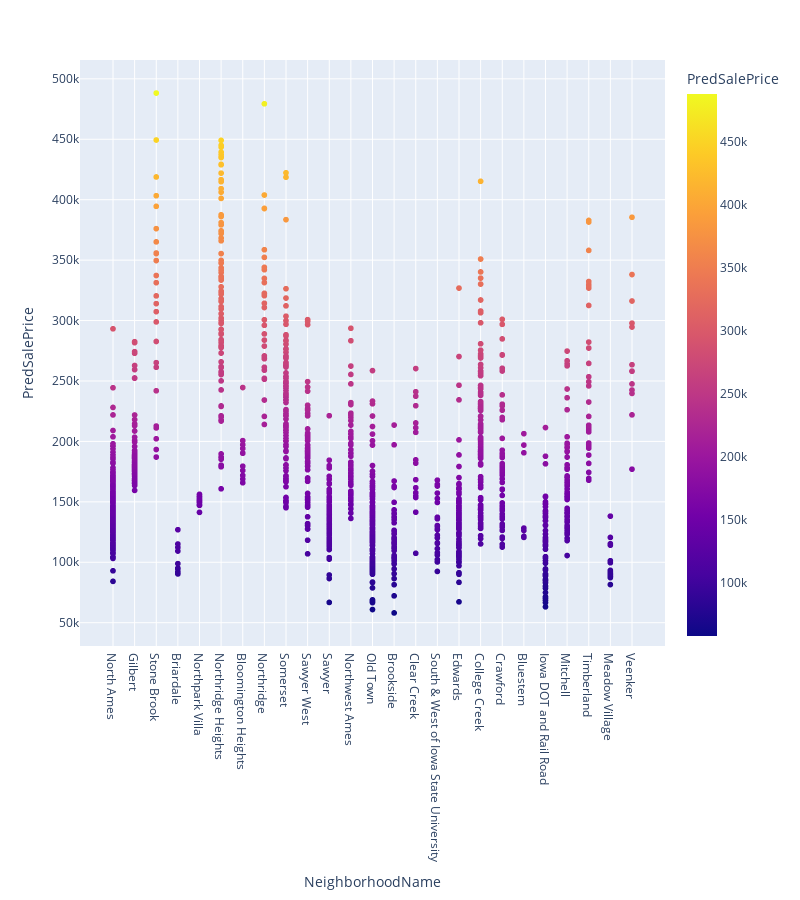

The code cell stored with this chart in its notebook:
### Code cell
fig = px.scatter(X_test_for_pred, x="NeighborhoodName", y="PredSalePrice", color="PredSalePrice", 
                 width=800, height=900, hover_data=['PredSalePrice'])
fig.show()

### Figure 1 — Plotly figure (JSON) as saved in the notebook; plotly's stock layout.template omitted (floating-point values rounded to 4 significant figures; data arrays with more than 128 entries replaced by an {"elided": "..."} marker saying what was removed)
{"data": [{"customdata": {"elided": "1459x1 float values"}, "hovertemplate": "NeighborhoodName=%{x}<br>PredSalePrice=%{marker.color}<extra></extra>", "legendgroup": "", "marker": {"color": {"elided": "1459 float values"}, "coloraxis": "coloraxis", "symbol": "circle"}, "mode": "markers", "name": "", "showlegend": false, "type": "scattergl", "x": {"elided": "1459 str values"}, "xaxis": "x", "y": {"elided": "1459 float values"}, "yaxis": "y"}], "layout": {"coloraxis": {"colorbar": {"title": {"text": "PredSalePrice"}}, "colorscale": [[0, "#0d0887"], [0.1111, "#46039f"], [0.2222, "#7201a8"], [0.3333, "#9c179e"], [0.4444, "#bd3786"], [0.5556, "#d8576b"], [0.6667, "#ed7953"], [0.7778, "#fb9f3a"], [0.8889, "#fdca26"], [1, "#f0f921"]]}, "height": 900, "legend": {"tracegroupgap": 0}, "margin": {"t": 60}, "width": 800, "xaxis": {"anchor": "y", "domain": [0, 1], "title": {"text": "NeighborhoodName"}}, "yaxis": {"anchor": "x", "domain": [0, 1], "title": {"text": "PredSalePrice"}}}}
